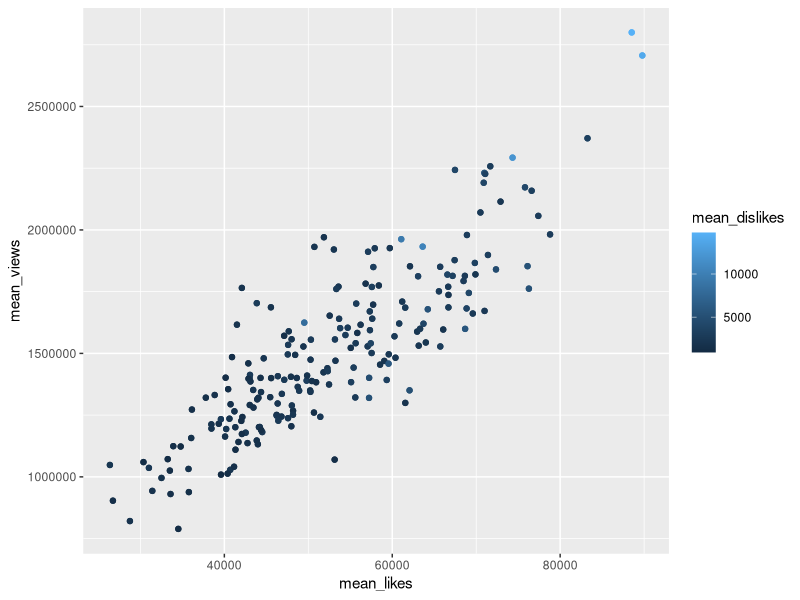
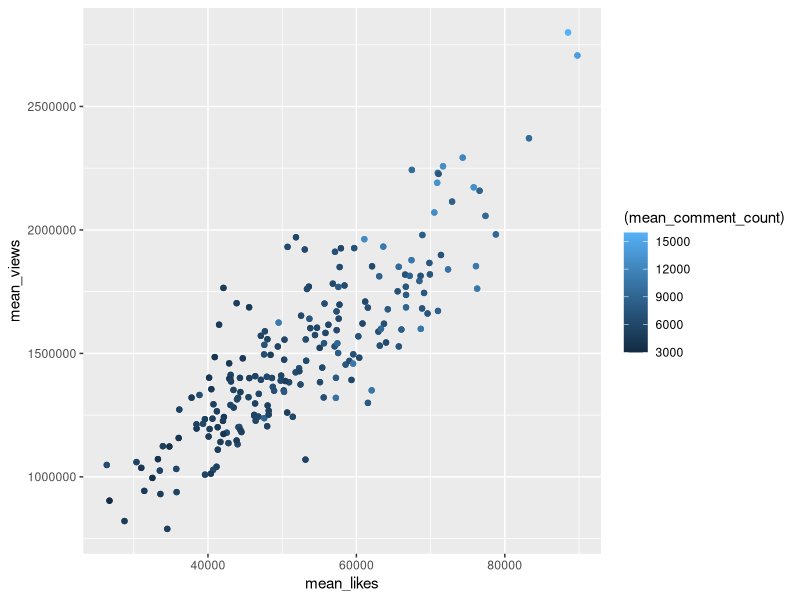
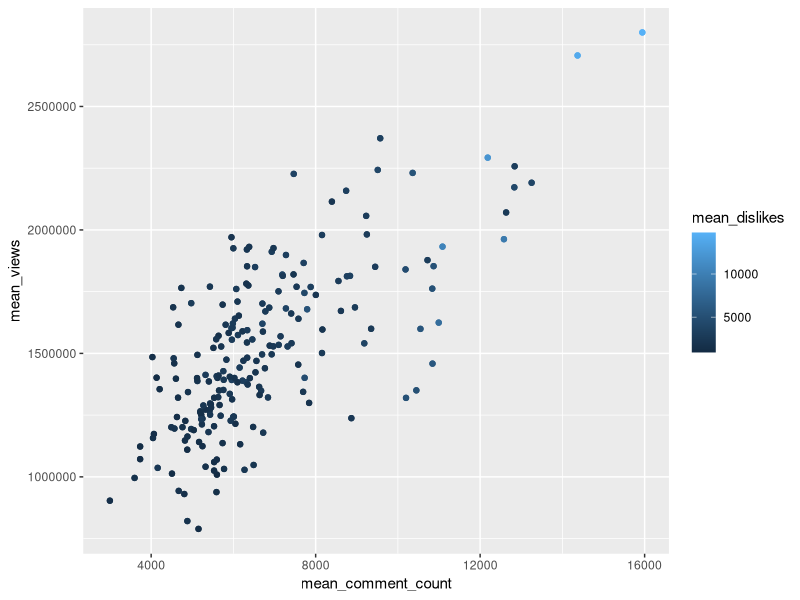
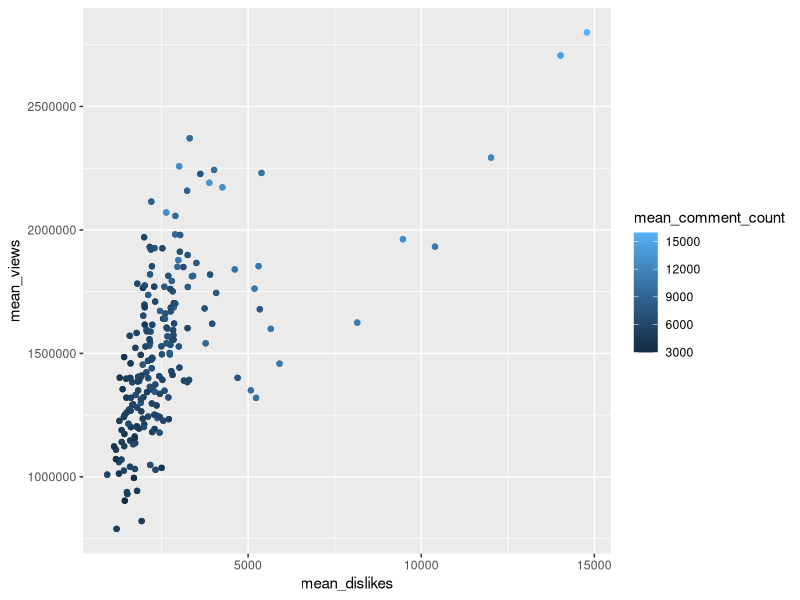
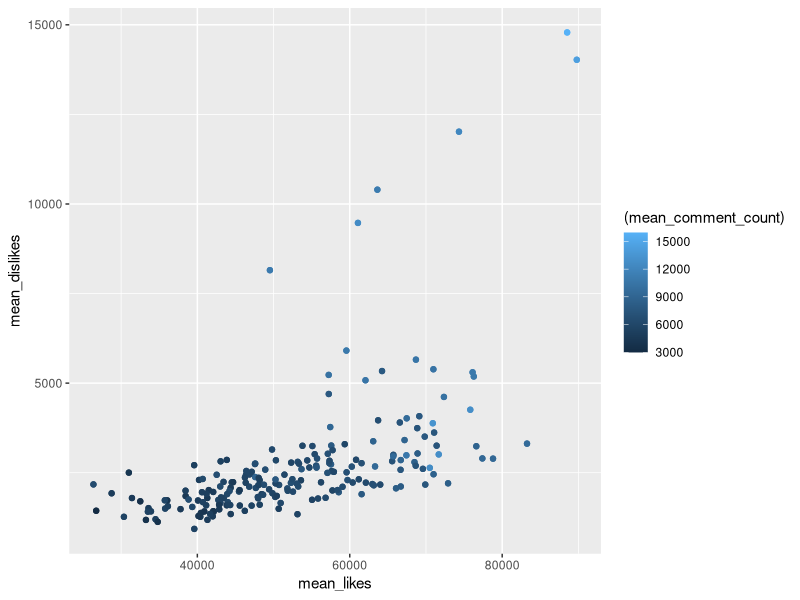
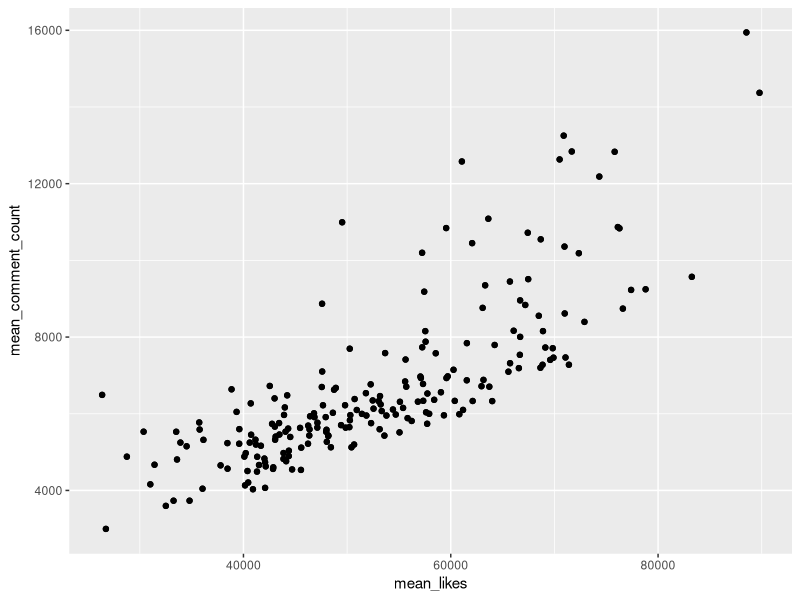
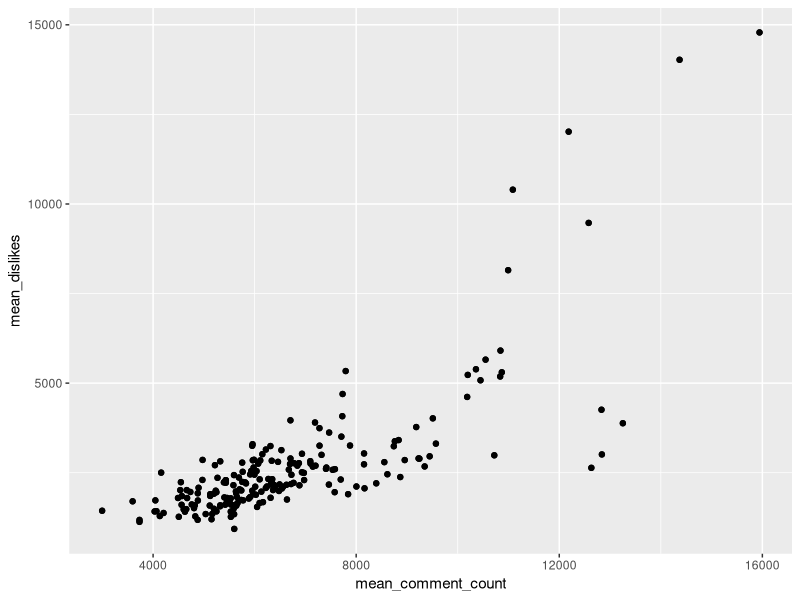
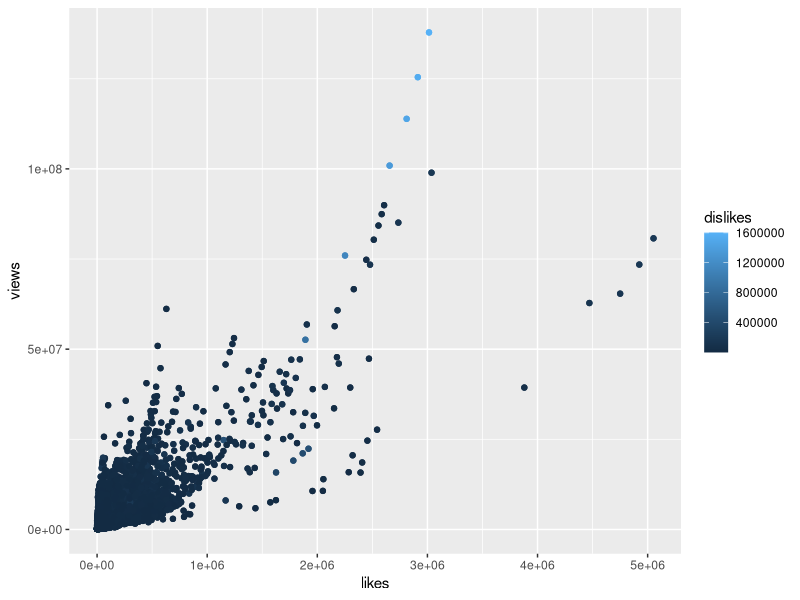

Here is the R script that generated these plots, in order:
## ---- chunk 1

library(tidyverse) #The swiss knife!

library(ggplot2)

library(rmarkdown)

library(caret)
## ---- chunk 2

df_1clean <- read.csv("df_1clean.csv")

## ---- chunk 3

df_1clean <- select(df_1clean, -c(X))
glimpse(df_1clean)

## ---- chunk 4

daily_means <- df_1clean  %>%
  group_by(trending_date) %>%
  summarise(n_title = n(),
            mean_likes = mean(likes),
             mean_views = mean(views),
             mean_dislikes = mean(dislikes),
            mean_comment_count = mean(comment_count))
daily_means

## ---- chunk 5

ggplot(daily_means, aes(y = mean_views, x = mean_likes, color=mean_dislikes)) + geom_point() + geom_jitter()

ggplot(daily_means, aes(y = mean_views, x = mean_likes, color=(mean_comment_count))) + geom_point() + geom_jitter()

ggplot(daily_means, aes(y = mean_views, x = mean_comment_count,  color=mean_dislikes)) + geom_point() + geom_jitter()

ggplot(daily_means, aes(y = mean_views, x = mean_dislikes,color=mean_comment_count)) + geom_point() + geom_jitter()

## ---- chunk 6

ggplot(daily_means, aes(y = mean_dislikes, x = mean_likes, color=(mean_comment_count))) + geom_point() + geom_jitter()

ggplot(daily_means, aes(x =mean_likes , y = mean_comment_count, )) + geom_point() + geom_jitter()

ggplot(daily_means, aes(y = mean_dislikes, x =mean_comment_count , )) + geom_point() + geom_jitter()

## ---- chunk 7
ggplot(df_1clean, aes(y = views, x = likes, color=dislikes)) + geom_point() + geom_jitter()

ggplot(df_1clean, aes(y = views, x = likes, color=comment_count)) + geom_point() + geom_jitter()

ggplot(df_1clean, aes(y = views, x = comment_count, color=dislikes)) + geom_point() + geom_jitter()

ggplot(df_1clean, aes(y = views, x = dislikes, color=comment_count)) + geom_point() + geom_jitter()
## ---- chunk 8
bp <- ggplot(df_1clean, aes(x=Popularity_Index, y=likes, fill=Popularity_Index)) + 
  geom_boxplot()+
  labs(title="Plot of Views Given Likes",x="Popularity Index", y = "Number of Views")+
scale_x_discrete(limits=c("Popular", "Highly Popular"))
bp + theme_classic()
## ---- chunk 9
df_1clean$Popularity_Index <- ifelse(df_1clean$Popularity_Index == 1, 'Highly Popular', 'Popular')
ggplot(df_1clean, aes(x = likes, y = views, color=Popularity_Index)) +
  geom_point() + geom_jitter()

ggplot(df_1clean, aes(x = dislikes, y = views, color=Popularity_Index)) +
  geom_point() + geom_jitter()

ggplot(df_1clean, aes(x = comment_count, y = views, color=Popularity_Index)) +
  geom_point() + geom_jitter()
## ---- chunk 10
 hist_plot <-
   df_1clean %>%
     ggplot(aes(x = views)) +
     geom_histogram(color = "maroon", fill = "dodgerblue", bins = 205)
  print(hist_plot)
  
  hist_plot <-
   df_1clean %>%
     ggplot(aes(x = likes)) +
     geom_histogram(color = "maroon", fill = "dodgerblue", bins = 205)
  print(hist_plot)
  
  hist_plot <-
   df_1clean %>%
     ggplot(aes(x = dislikes)) +
     geom_histogram(color = "maroon", fill = "dodgerblue", bins = 205)
  print(hist_plot)
  
  hist_plot <-
   df_1clean %>%
     ggplot(aes(x = comment_count)) +
     geom_histogram(color = "maroon", fill = "dodgerblue", bins = 205)
  print(hist_plot)
  
  
## ---- chunk 11

dta_hist <- ggplot(df_1clean, aes(likes))
dta_hist + geom_bar(aes(fill=views), width = 0.6, col="blue") + theme(axis.text.x =     element_text(angle=65, vjust=0.6)) + labs(title="Views Given Likes")



dta_hist <- ggplot(df_1clean, aes(dislikes))
dta_hist + geom_bar(aes(fill=views), width = 0.6, col="blue") + theme(axis.text.x = element_text(angle=65, vjust=0.6)) + labs(title="Views Given Dislikes")

dta_hist <- ggplot(df_1clean, aes(comment_count))
dta_hist + geom_bar(aes(fill=views), width = 0.6, col="blue") + theme(axis.text.x =     element_text(angle=65, vjust=0.6)) + labs(title="Views Given Comments")


## ---- chunk 12

df_1clean %>% count(trending_date) %>% arrange(desc(n)) %>%

  top_n(10) %>%

  ggplot(aes(x = reorder(trending_date, n), y = n, fill = n)) +

  geom_bar(stat = 'identity') +

  coord_flip() +

  labs(x = "Date", y = "Number of Trending Videos", title="Trending Views By Date")

## ---- chunk 13
write.csv(daily_means, file = "daily_means.csv")
